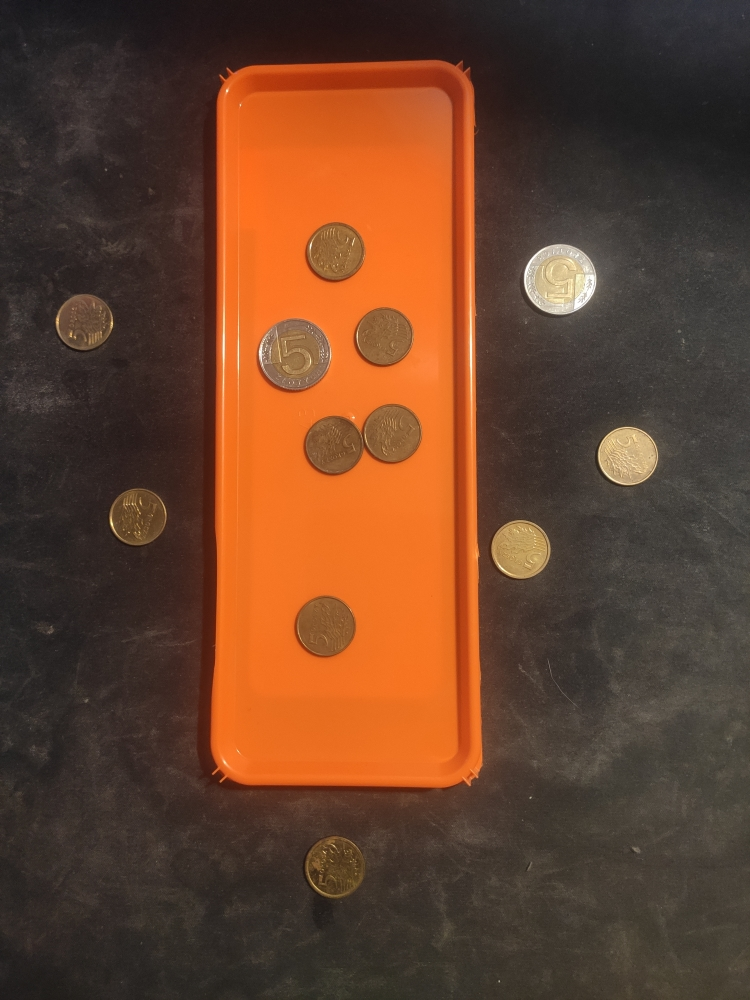
#> input picture MP2/tray2.jpg, 750 x 1000 px, given in place of saw1.jpg, which was not available
$ jupyter execute WMA03.ipynb   (text cells are left out)
#> lines starting #> are read from the running program, lines starting #| are printed output that depends on the picture; pictures that were not available may be replaced by others from this repository, and a replacement may not be noted
[cell 1]
import cv2 as cv
from matplotlib import pyplot as plt

# Read the image in grayscale
img = cv.imread('saw1.jpg', cv.IMREAD_GRAYSCALE)
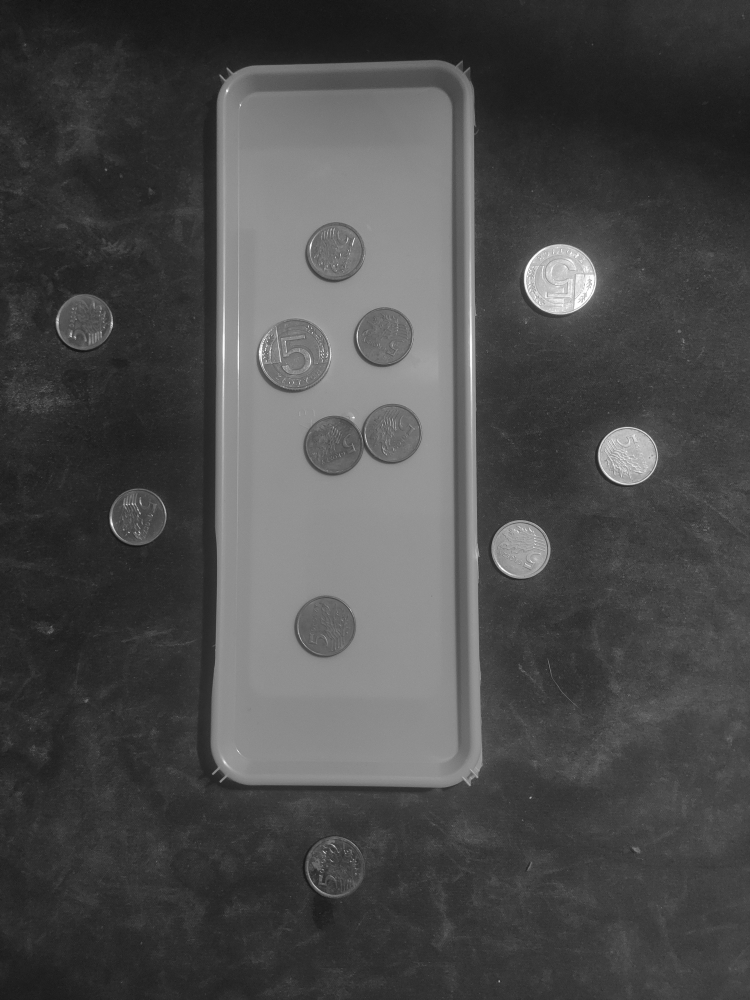
#> img: shape (1000, 750); min 17, max 255, mean 74.5

# Initiate ORB detector
orb = cv.ORB_create()

# Find the keypoints with ORB
kp = orb.detect(img, None)
#> kp = 500 keypoints; strongest (x, y, size): (71, 334, 31), (70, 336, 31), (593, 277, 37.2), (71, 336, 37.2)

# Compute the descriptors with ORB
kp, des = orb.compute(img, kp)

# Draw only the keypoints' location, without size and orientation
img2 = cv.drawKeypoints(img, kp, None, color=(0, 255, 0), flags=0)

# Display the resulting image with a larger size
fig = plt.figure(figsize=(20, 10))
plt.imshow(img2)
plt.show()

[cell 2]
img1 = cv.imread('saw2.jpg', cv.IMREAD_GRAYSCALE)  # queryImage
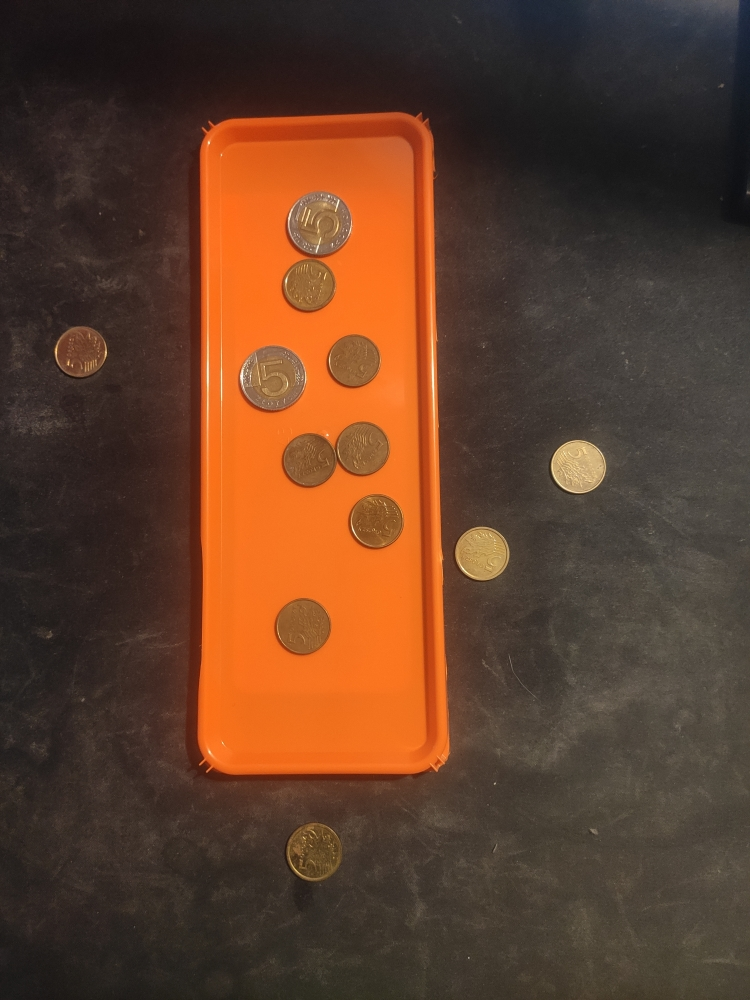
#> input picture MP2/tray3.jpg, 750 x 1000 px, given in place of saw2.jpg, which was not available
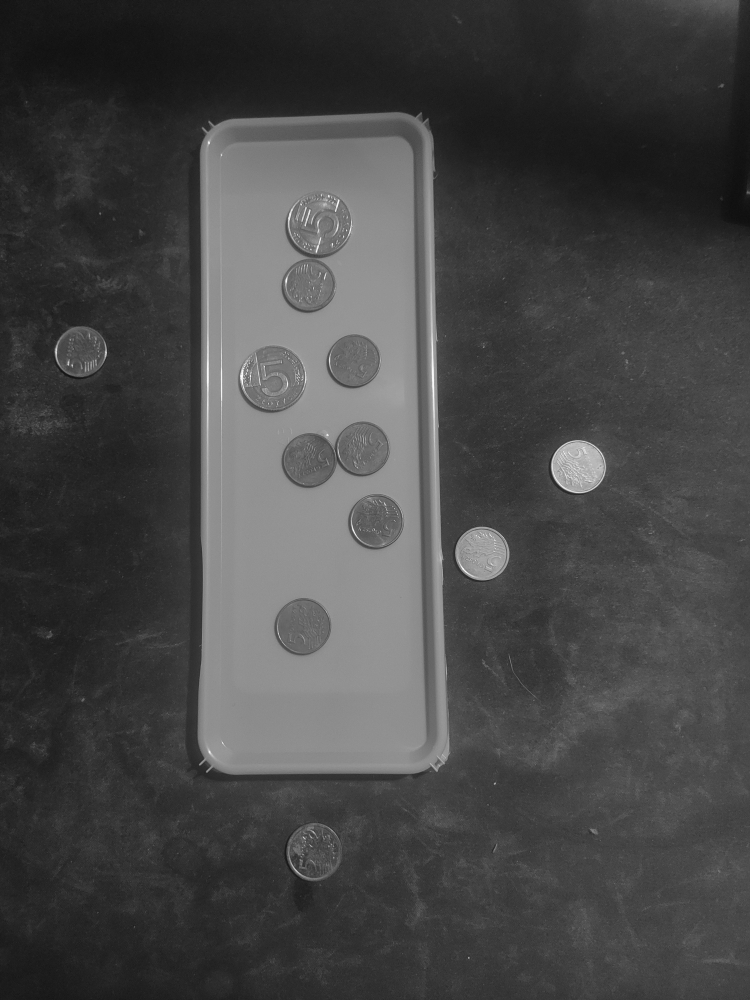
#> img1: shape (1000, 750); min 14, max 253, mean 70.4
img2 = cv.imread('saw1.jpg', cv.IMREAD_GRAYSCALE)  # trainImage

# Initiate ORB detector
orb = cv.ORB_create()

# Find the keypoints and descriptors with ORB
kp1, des1 = orb.detectAndCompute(img1, None)
#> kp1 = 500 keypoints; strongest (x, y, size): (316, 251, 31), (68, 364, 31), (338, 201, 31), (436, 769, 31)
kp2, des2 = orb.detectAndCompute(img2, None)
#> kp2 has the same summary as kp

# Create BFMatcher object
bf = cv.BFMatcher(cv.NORM_HAMMING, crossCheck=True)

# Match descriptors
matches = bf.match(des1, des2)
#> matches = 215 matches

# Sort matches in the order of their distance
matches = sorted(matches, key=lambda x: x.distance)

# Draw the first 50 matches
img3 = cv.drawMatches(img1, kp1, img2, kp2, matches[:50], None, flags=cv.DrawMatchesFlags_NOT_DRAW_SINGLE_POINTS)
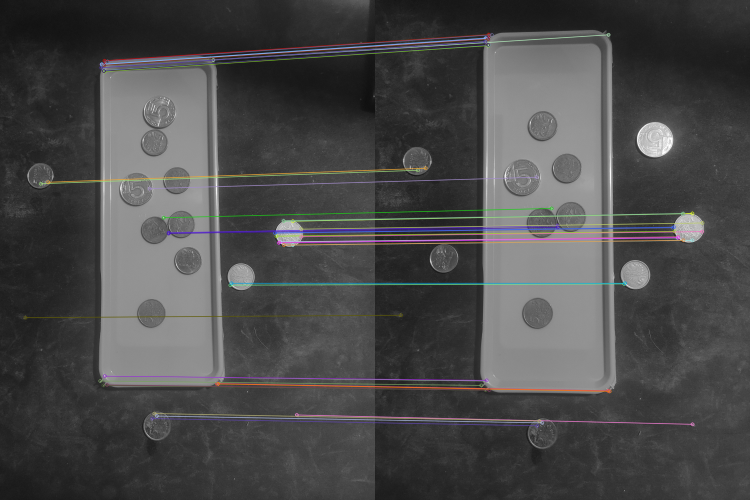
#> img3: shape (1000, 1500, 3) (shown at 1/2 size); mean of channels 0, 1, 2 74.1, 73.9, 74.3; drawn as B, G, R

# Display the resulting image with a larger size
fig = plt.figure(figsize=(20, 10))
plt.imshow(img3)
plt.show()

[cell 3]
import cv2

# Load the pattern image
pattern = cv2.imread('saw1.jpg', 0)

# Create an ORB detector
orb = cv2.ORB_create()

# Detect keypoints and compute descriptors for the pattern image
kp_pattern, des_pattern = orb.detectAndCompute(pattern, None)
#> kp_pattern has the same summary as kp

# Load the test image
test_image = cv2.imread('saw3.jpg', 0)

# Detect keypoints and compute descriptors for the test image
kp_test, des_test = orb.detectAndCompute(test_image, None)
#> kp_test has the same summary as kp1

# Create a BFMatcher object with the Hamming distance
bf = cv2.BFMatcher(cv2.NORM_HAMMING, crossCheck=True)

# Match descriptors between the pattern and test image
matches = bf.match(des_pattern, des_test)
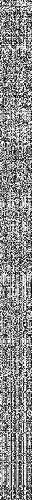
#> des_pattern: shape (500, 32); min 0, max 255, mean 138.5

# Sort matches based on their distance
matches = sorted(matches, key=lambda x: x.distance)

# Draw the first 50 matches on the result image
result_image = cv2.drawMatches(pattern, kp_pattern, test_image, kp_test, matches[:50], None, flags=cv2.DrawMatchesFlags_NOT_DRAW_SINGLE_POINTS)
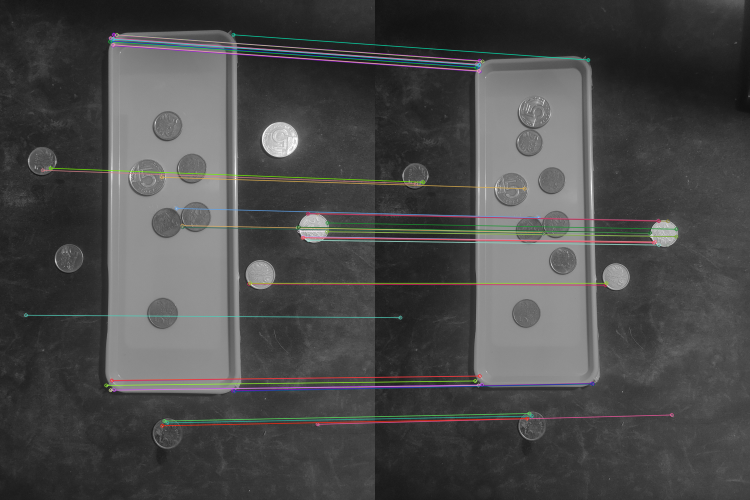
#> result_image: shape (1000, 1500, 3) (shown at 1/2 size); mean of channels 0, 1, 2 73.7, 74, 74.1; drawn as B, G, R

# Display the resulting image
fig = plt.subplots(figsize=(20, 10))
plt.imshow(result_image)
plt.show()

[cell 4]
cap = cv2.VideoCapture('sawmovie.mp4')

while True:
    # Read the next frame from the video
    ret, frame = cap.read()
#> frame is the input picture: shape (1000, 750, 3); mean B, G, R 43.6, 65.7, 103.4

    # Check if the frame reading was successful
    if not ret:
        break

    # Convert the frame to grayscale
    gray = cv2.cvtColor(frame, cv2.COLOR_BGR2GRAY)

    # Find the keypoints and descriptors in the current frame
    kp_frame, des_frame = orb.detectAndCompute(gray, None)
#> kp_frame has the same summary as kp

    # Match the descriptors with the pattern descriptors
    matches = bf.match(des_pattern, des_frame)
#> matches = 495 matches

    # Sort matches based on their distance
    matches = sorted(matches, key=lambda x: x.distance)

    # Draw the first 50 matches on the result frame
    result_frame = cv2.drawMatches(pattern, kp_pattern, gray, kp_frame, matches[:50], None, flags=cv2.DrawMatchesFlags_NOT_DRAW_SINGLE_POINTS)
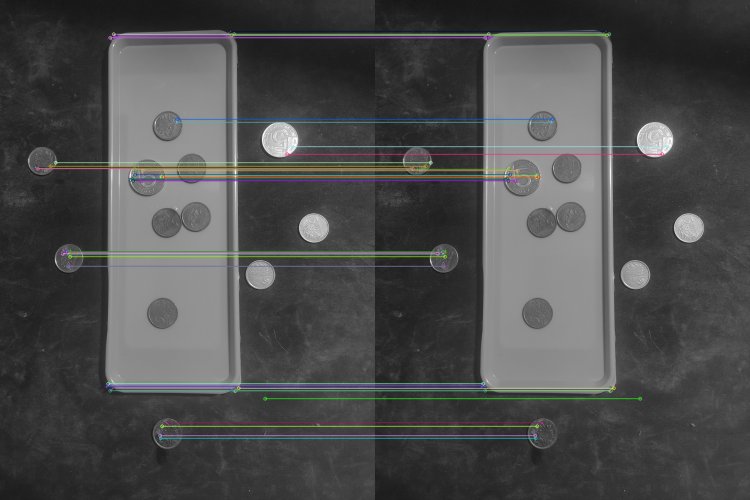
#> result_frame: shape (1000, 1500, 3) (shown at 1/2 size); mean of channels 0, 1, 2 75.8, 76.1, 75.7; drawn as B, G, R

    # Resize the result frame for display
    result_frame = cv2.resize(result_frame, (0, 0), fx=0.3, fy=0.3)
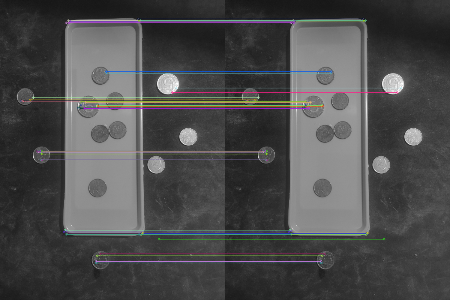
#> result_frame: shape (300, 450, 3); mean of channels 0, 1, 2 76.2, 76, 76.1; drawn as B, G, R

    # Display the result frame
    cv2.imshow('Frame', result_frame)

    # Check for the 'q' key press to exit the loop
    if cv2.waitKey(1) & 0xFF == ord('q'):
#> (key q is pressed here)
        break

# Release the video capture and close all windows
cap.release()
cv2.destroyAllWindows()
